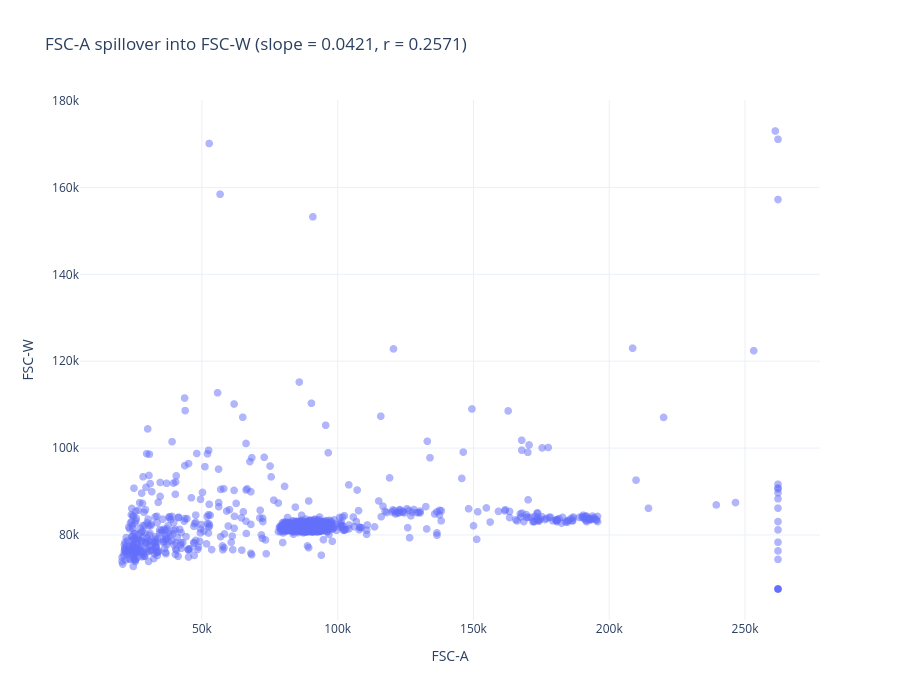

Notebook source saved alongside this figure:
### Markdown cell above
As a simple illustrative example of fluorescence spillover, the relationship between two acquisition channels is visualized below using a single-stain compensation control sample.

### Code cell
comp_sample = list(comps.values())[0]
primary_channel, spill_channel = comp_sample.pnn_labels[:2]#3], comp_sample.pnn_labels[7]
plot_spillover(comp_sample, primary_channel, spill_channel)

### Figure 1 — Plotly figure (JSON) as saved in the notebook; plotly's stock layout.template omitted (floating-point values rounded to 4 significant figures; data arrays with more than 128 entries replaced by an {"elided": "..."} marker saying what was removed)
{"data": [{"marker": {"opacity": 0.5, "size": 8}, "mode": "markers", "showlegend": false, "type": "scattergl", "x": {"elided": "2000 float values"}, "y": {"elided": "2000 float values"}}], "layout": {"height": 700, "title": {"text": "FSC-A spillover into FSC-W (slope = 0.0421, r = 0.2571)"}, "xaxis": {"title": {"text": "FSC-A"}}, "yaxis": {"title": {"text": "FSC-W"}}}}
